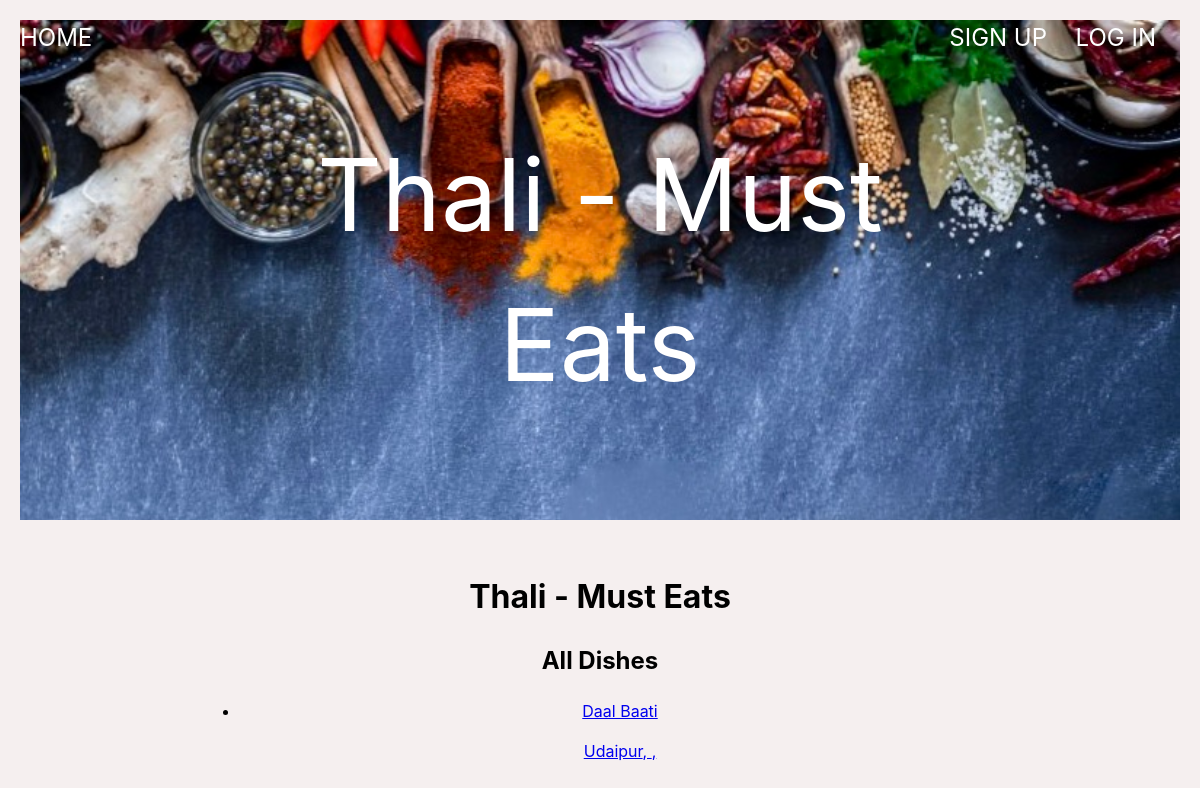
The app's page /all_dishes, older data.
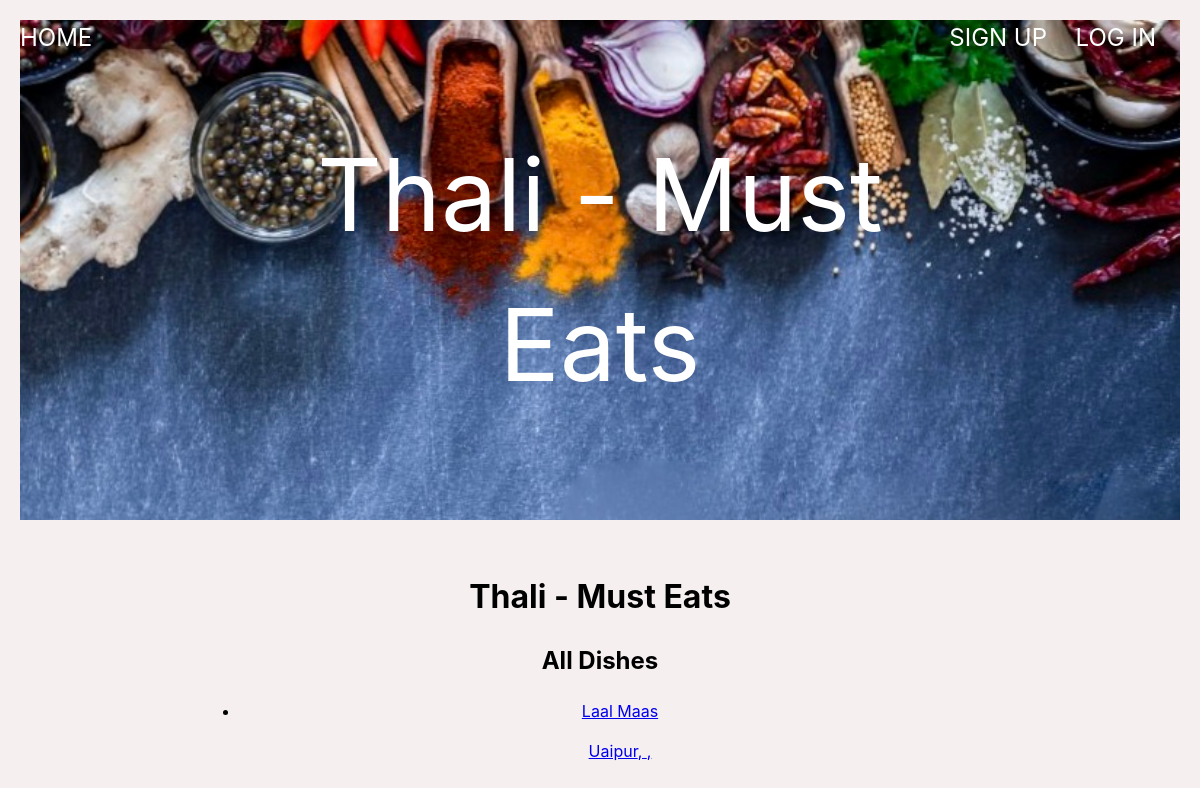
The same page, newer data.
### thali_app/models.py (models this page shows, shortened)
class Dish(db.Model):
    id = db.Column(db.Integer, primary_key=True)
    name = db.Column(db.String(80), nullable=False)
    short_desc = db.Column(db.String(250), nullable=False)
    category = db.Column(db.Enum(FoodCategory), default=FoodCategory.OTHER)
    photo_url = db.Column(URLType)
    where_to_eat = db.Column(db.String(80), nullable=False)
    rating = db.Column(db.Float, default=0)
    ratings = db.relationship('Rating', backref='dish')
    city_id = db.Column(
        db.Integer, db.ForeignKey('city.id'), nullable=False)
    city = db.relationship('City', back_populates='dishes')
    created_by_id = db.Column(db.Integer, db.ForeignKey('user.id'))
    created_by = db.relationship('User')
    favorites_list_dishes = db.relationship(
        'User', secondary='user_favorites_list', back_populates='favorites_list_user')
    def __repr__(self):
        return f"<{self.id}:{self.name}>"

class City(db.Model):
    id = db.Column(db.Integer, primary_key=True)
    name = db.Column(db.String(80), nullable=False)
    state = db.Column(db.String(80), nullable=False)
    region = db.Column(db.String(80), nullable=False)
    country = db.Column(db.String(80), nullable=False)
    short_desc = db.Column(db.String(500), nullable=False)
    dishes = db.relationship('Dish', back_populates='city')
    created_by_id = db.Column(db.Integer, db.ForeignKey('user.id'))
    created_by = db.relationship('User')
    def __str__(self):
        return f"{self.name}"

### thali_app/main/routes.py (the view)
@main.route('/all_dishes')
def all_dishes():
    all_dishes = Dish.query.all()
    print(all_dishes)
    return render_template('all_dishes.html', all_dishes=all_dishes)

### thali_app/templates/all_dishes.html
{% extends 'base.html' %}
{% block content %}
<h1>Thali - Must Eats</h1>
<h2>All Dishes</h2>
<ul>
{% for dish in all_dishes %}
    <li><a href="/dish/{{ dish.id }}">{{ dish.name }}
        <p>{{ dish.city }}, {{ dish.state }}, {{ dish.country }} </p>
    </li>
{% endfor %}
</ul>
{% endblock %}

Row changes from the older to the newer data that the page shows:
changed Dish: name "Daal Baati" → "Laal Maas"; city "Udaipur" → "Uaipur"
